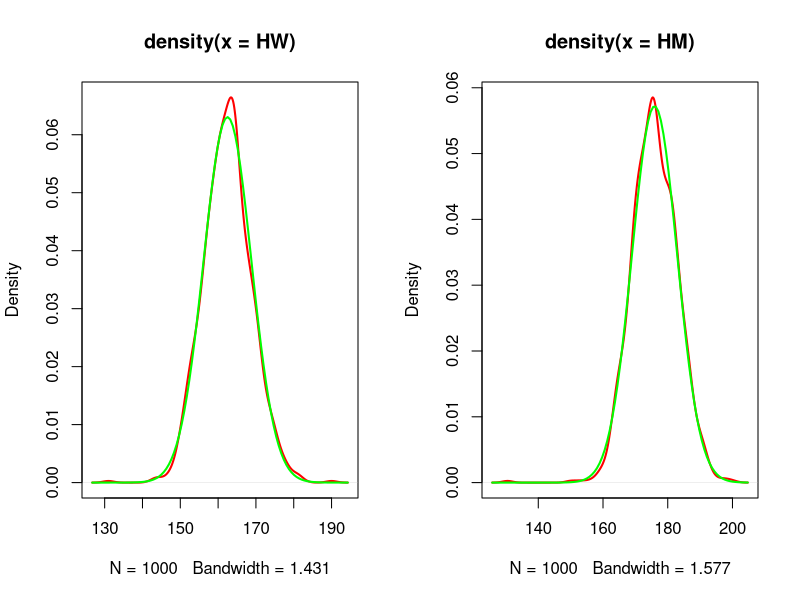
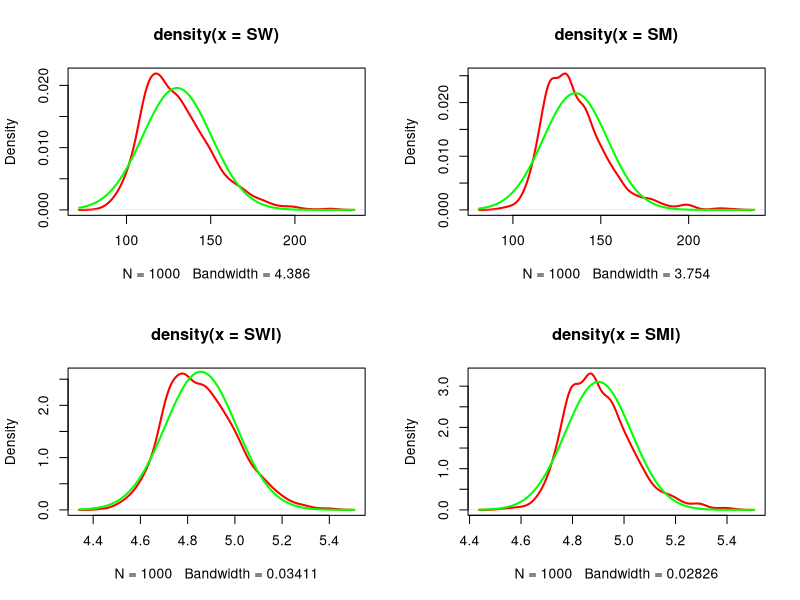

These figures' R source, in order:
#ЗАДАЧА 1
#В файле height.csv содержится репрезентативная выборка роста женщин и мужчин России. Напомним, что в медицине принята следующая нотация пола: «мужчина» - 1, «женщина» - 0 или 2.

A=read.csv("height.csv")

#a) Нарисуйте плотности распределений роста женщин и мужчин. Поверх них нарисуйте плотности нормального распределения.

par(mfrow=c(1,2))
HW=A$height[A$sex==0]
HM=A$height[A$sex==1]
plot(density(HW),col="red",lwd=2)
curve(dnorm(x, mean=mean(HW),sd=sd(HW)),add = T,col="green",lwd=2)
plot(density(HM),col="red",lwd=2)
curve(dnorm(x, mean=mean(HM),sd=sd(HM)),add = T,col="green",lwd=2)

#b) Проверьте, правда ли женщины в среднем отличаются от мужчин по росту.

alpha=0.05
#H0: mu=0; (не отличаются)
#Ha: mu не = 0. (отличаются)
#непарный тест, разные дисперсии
t.test(HM-HW,alternative="two.sided")
#p-value < alpha => отклоняем H0.

#c) Проверьте на первых 20 женщинах и мужчинах предыдущее утверждение с помощью непарного т-тест с неравными дисперсиями и его же, но с предположением о равных дисперсиях. Сравните результаты. Они о чём-нибудь говорят?
  
HW1=HW[1:20]
HM1=HM[1:20]
alpha=0.05
#H0: mu=0; (не отличаются)
#Ha: mu не = 0. (отличаются)
#непарный тест, разные дисперсии
t.test(HM1-HW1,alternative="two.sided")
#p-value < alpha => отклоняем H0.
#непарный тест, равные дисперсии
t.test(HM1-HW1,alternative="two.sided",var.equal = T)
#p-value < alpha => отклоняем H0.

#p-value я получила одиноковое в обоих случаях. 
#оценки дисперсий в первом и втором случае близки по значению.

#А вот в том-то и прикол, что нет :)
var(HW1)
var(HM1)

#ЗАДАЧА 2
#Напомним, одни из причин, почему в жизни ничто не нормально – природа боится малых и отрицательных величин. С очень большим давлением человек будет жить, пусть недолго и некачественно. С малым давлением – гарантированно умрёт. С отрицательным давлением совсем как-то тяжко.
#В файле sbp.csv содержится репрезентативная выборка систолического давления женщин и мужчин России.

A=read.csv(file="sbp.csv")

#a) Нарисуйте плотности распределений давления женщин и мужчин. Как вы считаете, близки ли они к нормальному распределению?
#Сделайте то же самое для логарифмов.

par(mfrow=c(2,2))
SW=A$sbp[A$sex==2]
SM=A$sbp[A$sex==1]
plot(density(SW),col="red",lwd=2)
curve(dnorm(x, mean=mean(SW),sd=sd(SW)),add = T,col="green",lwd=2)
plot(density(SM),col="red",lwd=2)
curve(dnorm(x, mean=mean(SM),sd=sd(SM)),add = T,col="green",lwd=2)

SWl=log(SW)
SMl=log(SM)
plot(density(SWl),col="red",lwd=2)
curve(dnorm(x, mean=mean(SWl),sd=sd(SWl)),add = T,col="green",lwd=2)
plot(density(SMl),col="red",lwd=2)
curve(dnorm(x, mean=mean(SMl),sd=sd(SMl)),add = T,col="green",lwd=2)
#судя по графикам, не сильно, но близки к нормальному (причём логарифмы больше, чем обычные похожи на нормальное)

#b)-с) Используйте четыре теста: Стьюдента, Стьюдента для логарифмов, Вилкоксона и Вилкоксона для логарифмов. Опишите словесно результаты каждого из них Сравните между собой пары Стьюдент-Стьюдент, Вилкоксон-Вилкоксон

#возьмём односторонние гипотезы и одностороннюю область
#H0: mu = 0; (разницы в давлении нет)
#Ha: mu не = 0, mu < 0. (давления разные, у женщин меньше)
t.test(SW-SM,alternative="less") 

t.test(SWl-SMl,alternative="less")

wilcox.test(SW-SM,alternative="less")

wilcox.test(SWl-SMl,alternative="less")
#во всех тестах отвергаем H0, в случаях Стьюдента у логарифмов p-value больше, в случаях 
#Вилкоксона p-value у логарифмов меньше.

power.t.test(n=length(SW),delta = (mean(SM)-mean(SW)),sd=sd(SW),type = "two.sample",alternative = "one.sided")
power.t.test(n=length(SWl),delta = (mean(SMl)-mean(SWl)),sd=sd(SWl),type = "two.sample",alternative = "one.sided")
#у логов мощность больше в тесте Стьюдента

#d) Какой тест выбрали бы вы и почему?

#выбрала бы Стьюдента, но не для логарифмов. Разница давлений не такая большая, выбросов больших тоже нет, Стьюдент будет мощнее.
#использовать для логарифмов смысла нет, потому что в гипотезах мы проверяем равенство средних, а не их логарифмов.